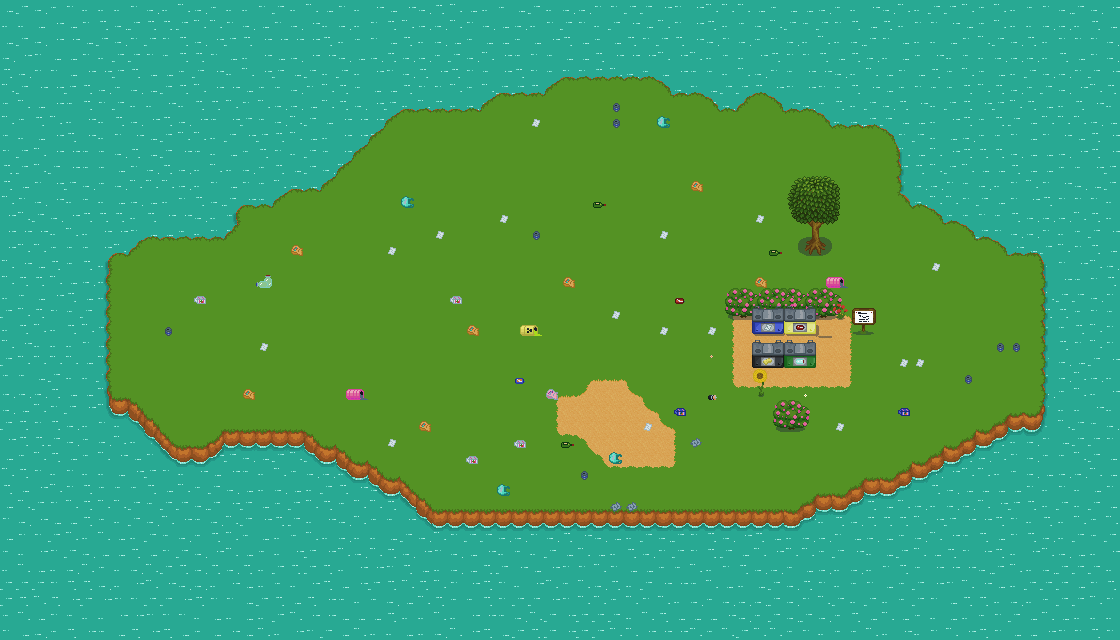

A level layout from a 2D game, rendered from its tile map. Below: a short description, then the map file with tile-grid data replaced by summaries:
An orthogonal 70x40 tile map with 16x16 px tiles, 11 tile layers (water, otok, pesek2, pesek, ...), 3 hidden layers not drawn, 3 tilesets.

<map version="1.9" tiledversion="1.9.0" orientation="orthogonal" renderorder="right-down" width="70" height="40" tilewidth="16" tileheight="16" infinite="0" nextlayerid="16" nextobjectid="1">
 <editorsettings>
  <export target="../../ECO_Chick_map01..tmx" format="tmx" />
 </editorsettings>
 <tileset firstgid="1" source="Tiled/base.tsx" />
 <tileset firstgid="901" source="Tiled/kante.tsx" />
 <tileset firstgid="937" source="Tiled/trash01.tsx" />
 <layer id="1" name="water" width="70" height="40">
  <data>[2800 cells, 2800 non-empty, 9 distinct tile ids]</data>
 </layer>
 <layer id="2" name="otok" width="70" height="40">
  <data>[2800 cells, 1425 non-empty, 107 distinct tile ids]</data>
 </layer>
 <layer id="15" name="pesek2" width="70" height="40">
  <data>[2800 cells, 51 non-empty, 14 distinct tile ids]</data>
 </layer>
 <layer id="5" name="pesek" width="70" height="40">
  <data>[2800 cells, 72 non-empty, 21 distinct tile ids]</data>
 </layer>
 <layer id="12" name="Tile Layer 11" width="70" height="40">
  <data>[2800 cells, 14 non-empty, 6 distinct tile ids]</data>
 </layer>
 <layer id="13" name="Tile Layer 12" width="70" height="40">
  <data>[2800 cells, 6 non-empty, 6 distinct tile ids]</data>
 </layer>
 <layer id="14" name="Tile Layer 13" width="70" height="40">
  <data>[2800 cells, 6 non-empty, 6 distinct tile ids]</data>
 </layer>
 <layer id="3" name="kante" width="70" height="40">
  <data>[2800 cells, 20 non-empty, 20 distinct tile ids]</data>
 </layer>
 <layer id="7" name="pondwater" width="70" height="40" visible="0">
  <data>[2800 cells, 48 non-empty, 16 distinct tile ids]</data>
 </layer>
 <layer id="6" name="pondcutout" width="70" height="40" visible="0">
  <data>[2800 cells, 44 non-empty, 33 distinct tile ids]</data>
 </layer>
 <layer id="4" name="deadplants" width="70" height="40" visible="0">
  <data>[2800 cells, 255 non-empty, 48 distinct tile ids]</data>
 </layer>
 <layer id="8" name="trash" width="70" height="40">
  <data>[2800 cells, 62 non-empty, 21 distinct tile ids]</data>
 </layer>
 <layer id="9" name="Tile Layer 9" width="70" height="40">
  <data>[2800 cells, 9 non-empty, 9 distinct tile ids]</data>
 </layer>
 <layer id="11" name="Tile Layer 10" width="70" height="40">
  <data>[2800 cells, 32 non-empty, 32 distinct tile ids]</data>
 </layer>
</map>